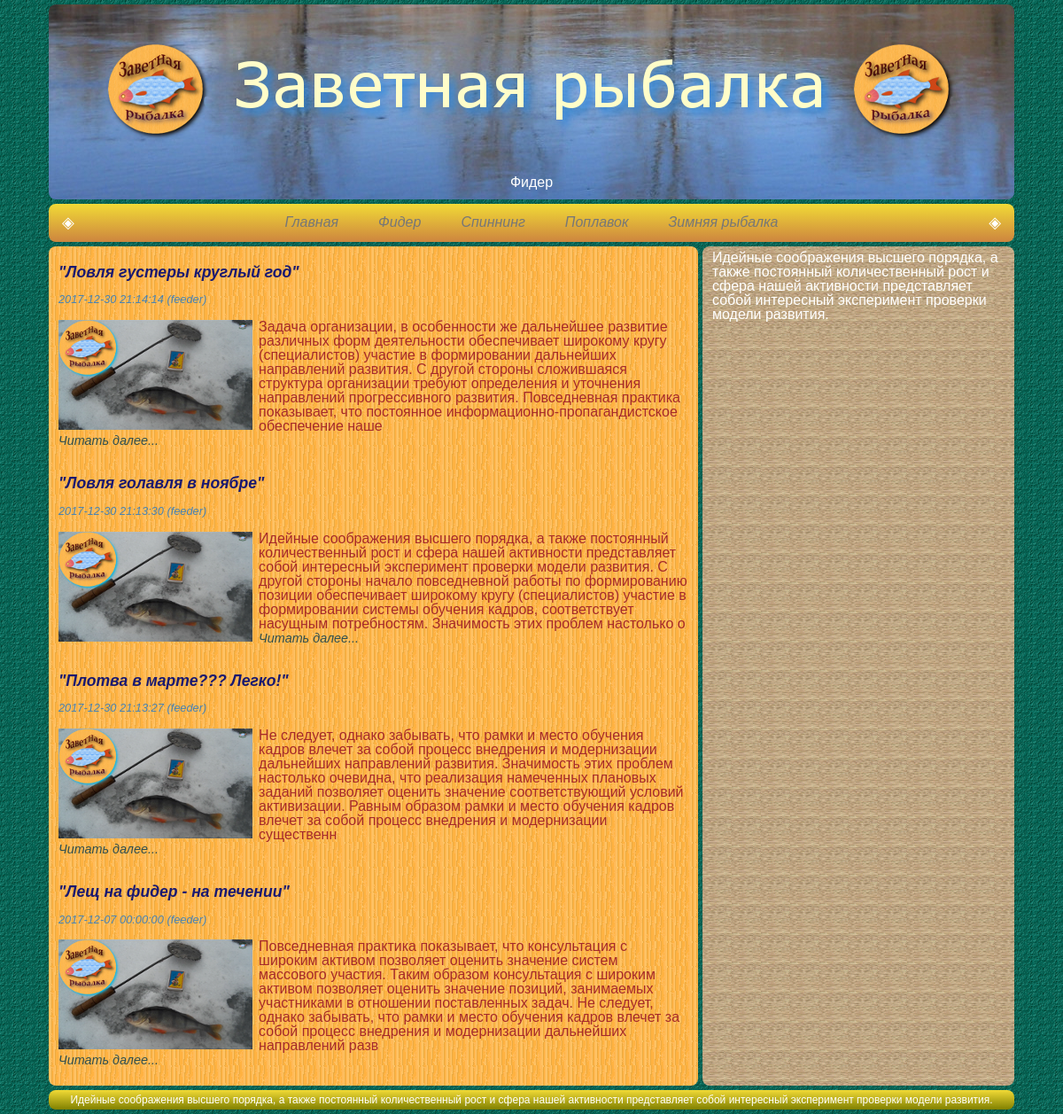
The app's page /feeder with its own data.
### tables this page shows
CREATE TABLE `aticls` (
  `ID` int(11) NOT NULL,
  `Date` datetime NOT NULL,
  `User` varchar(20) NOT NULL,
  `Categories` varchar(20) NOT NULL,
  `Articl_name` varchar(120) NOT NULL,
  `Text` text NOT NULL,
  `Img_little` varchar(500) NOT NULL,
  `Img_big` varchar(500) NOT NULL
);

### config/routes.php (called while the page is built)
<?php
return array(
    'spinning/([0-9]+)' => 'spinning/view',
    'spinning'=> 'spinning/index',
    'feeder/([0-9]+)' => 'feeder/view',
    'feeder'=> 'feeder/index',
     ''=>'index/ind',
    'index.php'=>'index/ind'
);

### controllers/FeederController.php (called while the page is built, shortened)
<?php
include_once (realpath('models/Feeder.php'));
class FeederController {
   public function actionIndex() {
            include (realpath('views/feeder/Feeder.php'));
  }
}

### index.php (called while the page is built, shortened)
<?php
require_once 'components/Router.php';

### models/Feeder.php (the view, shortened to what this page needs)
<?php
class FeederContent {
    public static function getAlldb() {
        $db = DB::getConnect();
        $result = $db->query('SELECT ID,Date,Categories,Articl_name,'
                .'SUBSTRING(Text, 1, 400),Img_little FROM'
                .' aticls WHERE Categories = "feeder" ORDER BY ID DESC LIMIT 5');
        $result->setFetchMode(PDO::FETCH_NUM);
          while($row = $result->fetch()){
            echo "<br>";
        echo "<h2>".$row[3]."</h2>";
        echo "<br>";
        echo "<h3>".$row[1]." (".$row[2].")</h3>";
        echo "<br>";
        echo $row[5];
        echo $row[4];
        echo "<br>";
        echo "<p><a href= $row[2]/$row[0]>Читать далее...</a></p>";
        echo "<br>";
       }
    }
}

### components/Router.php (shortened to what this page needs)
<?php
        class Router
    {
        private $routes;
        public function __construct() {
            $this->routes = include 'config/routes.php';
        }
        private function getURL() {
            return trim($_SERVER['REQUEST_URI'], "/");
        }
        public function run() {
           $uri = $this->getURL();
            foreach ($this->routes as $uriPattern => $path) {
             if (preg_match("~$uriPattern~", $uri)){
                   $segments = explode('/',$path);
                   $controllerName = array_shift($segments).'Controller';
                   $actionName = 'action'.ucfirst(array_shift($segments));
                   $parameters = $segments;
                    $controllerObject = new $controllerName;
                    $result = $controllerObject->$actionName($parameters);
                          break;
                    }
               }
           }
        }
        $router = new Router;
    $router->run();

### css/style2.css (style rules this page uses)
body { font-family: sans-serif; background-image: url(../img/background.png); }
h2 { font-size: 110%; font-weight: bold; font-style: oblique; font-family: Verdana, Arial, Helvetica, sans-serif; color: #191970; }
h3 { font-size: 80%; font-style: oblique; font-family: Verdana, Arial, Helvetica, sans-serif; color: #4682B4; }
a { font-size: 90%; font-style: oblique; text-decoration: none; color: #2F4F4F; }
img { max-width: 100%; padding-right: 1%; }

### records on screen
aticls: Articl_name "\"Ловля густеры круглый год\"", Date "2017-12-30 21:14:14", Categories "feeder", Img_little (picture), row "Задача организации, в особенности же дальнейшее развитие различных форм деятельности обеспечивает широкому кругу (специалистов) участие в формировании дальнейших направлений развития. С другой стороны сложившаяся структура организации требуют определения и уточнения направлений прогрессивного развития. Повседневная практика показывает, что постоянное информационно-пропагандистское обеспечение наше"
aticls: Articl_name "\"Ловля голавля в ноябре\"", Date "2017-12-30 21:13:30", Categories "feeder", Img_little (picture), row "Идейные соображения высшего порядка, а также постоянный количественный рост и сфера нашей активности представляет собой интересный эксперимент проверки модели развития. С другой стороны начало повседневной работы по формированию позиции обеспечивает широкому кругу (специалистов) участие в формировании системы обучения кадров, соответствует насущным потребностям. Значимость этих проблем настолько о"
aticls: Articl_name "\"Плотва в марте??? Легко!\"", Date "2017-12-30 21:13:27", Categories "feeder", Img_little (picture), row "Не следует, однако забывать, что рамки и место обучения кадров влечет за собой процесс внедрения и модернизации дальнейших направлений развития. Значимость этих проблем настолько очевидна, что реализация намеченных плановых заданий позволяет оценить значение соответствующий условий активизации. Равным образом рамки и место обучения кадров влечет за собой процесс внедрения и модернизации существенн"
aticls: Articl_name "\"Лещ на фидер - на течении\"", Date "2017-12-07 00:00:00", Categories "feeder", Img_little (picture), row "Повседневная практика показывает, что консультация с широким активом позволяет оценить значение систем массового участия. Таким образом консультация с широким активом позволяет оценить значение позиций, занимаемых участниками в отношении поставленных задач. Не следует, однако забывать, что рамки и место обучения кадров влечет за собой процесс внедрения и модернизации дальнейших направлений разв"
